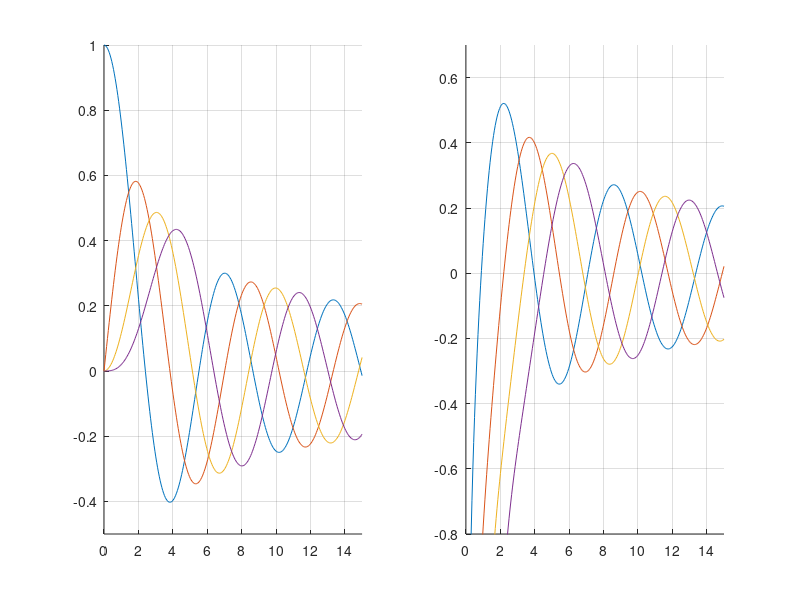

MATLAB code to generate this figure:
%Plot the first few Bessel functions and Numann functions

close all;
x=linspace(0,15,300);
figure; subplot(1,2,1); hold on; grid on;
for ii=0:3
    y1=besselj(ii,x);
    plot(x,y1)
end
axis([0,15,-0.5,1]);
 subplot(1,2,2); hold on; grid on;
for ii=0:3
    y2=bessely(ii,x);
    plot(x,y2)
end
axis([0,15,-0.8,0.7]);